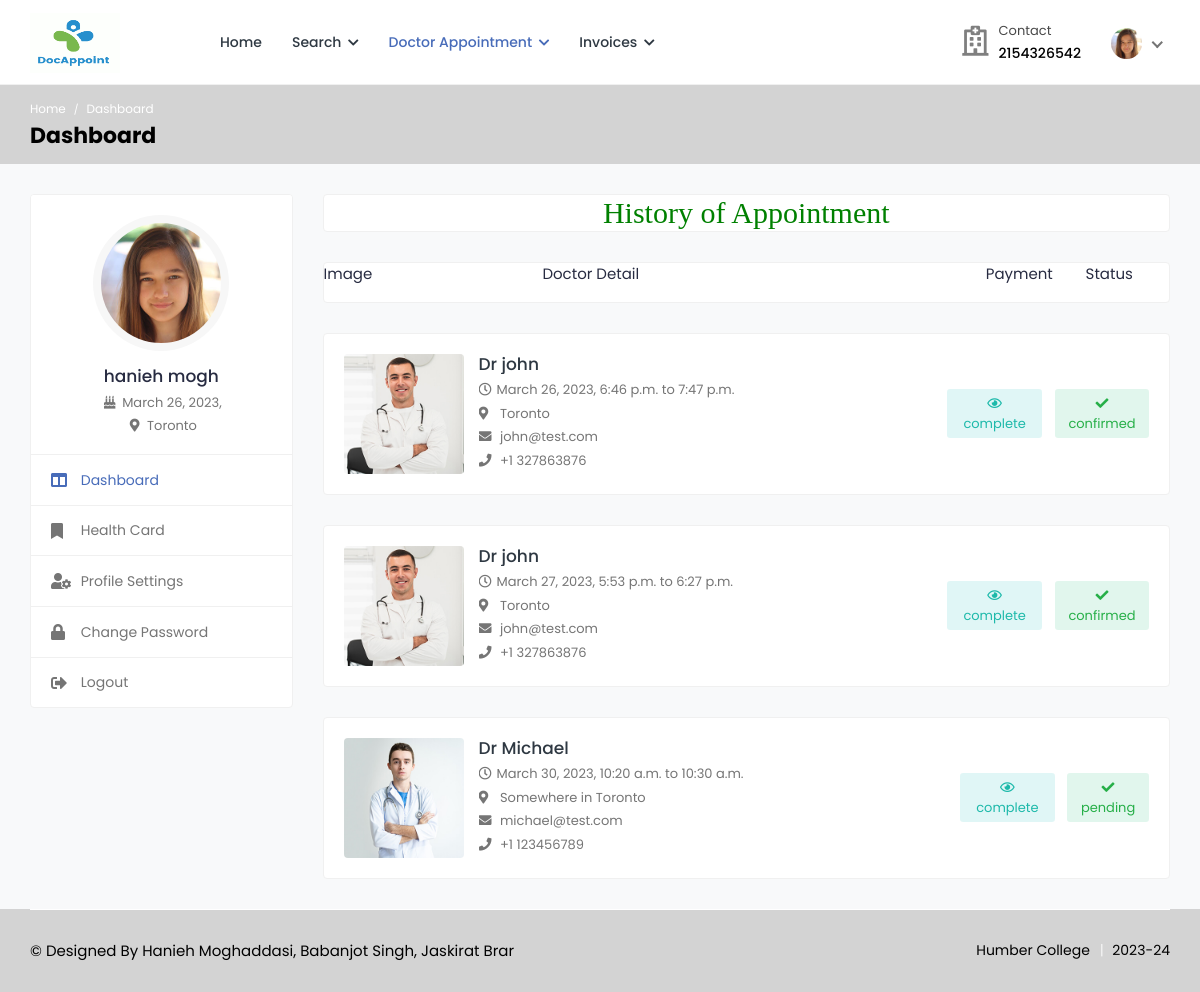
The app's page /history_p_appointment (signed in) with its own data.
### health/models.py (models this page shows, shortened)
class Patient(models.Model):
    user = models.ForeignKey(User,on_delete=models.CASCADE,null=True)
    blood_group = models.CharField(max_length=10,choices=blood_group,null=True, blank=True)
    health_uid = models.CharField(max_length=16,null=True, blank=True)
    ex_year= models.CharField(max_length=10,null=True, blank=True)
    ex_month= models.CharField(max_length=10,null=True, blank=True)
    cvv = models.CharField(max_length=10,null=True, blank=True)
    mobile_no = models.CharField(max_length=10,null=True, blank=True)
    addr = models.CharField(max_length=100,null=True, blank=True)
    card_status = models.CharField(max_length=100,null=True, blank=True)
    date_of_birth = models.DateField(null=True, blank=True)
    image = models.FileField(null=True, blank=True)

class Appointment(models.Model):
    doctor=models.ForeignKey(Doctor, on_delete=models.CASCADE, null=True)
    patient=models.ForeignKey(Patient, on_delete=models.CASCADE, null=True)
    medical=models.ForeignKey(Medical, on_delete=models.CASCADE, null=True)
    a_date=models.DateField(null=True)
    status=models.CharField(max_length=100,null=True)
    p_status=models.CharField(max_length=100,null=True)
    from_time = models.TimeField(null=True, blank=True)
    to_time = models.TimeField(null=True, blank=True)

class Doctor(models.Model):
    status = models.CharField(max_length=100,null=True)
    user = models.ForeignKey(User, on_delete=models.CASCADE, null=True)
    mobile_no = models.CharField(max_length=10, null=True, blank=True)
    addr = models.CharField(max_length=100, null=True, blank=True)
    experience = models.CharField(max_length=100, null=True, blank=True)
    specialist = models.CharField(max_length=100, null=True, blank=True)
    service = models.CharField(max_length=100, null=True, blank=True)
    clinic = models.CharField(max_length=100, null=True, blank=True)
    cl_address = models.CharField(max_length=100, null=True, blank=True)
    daystiming = models.CharField(max_length=100, null=True, blank=True)
    timing = models.CharField(max_length=100, null=True, blank=True)
    price = models.CharField(max_length=100, null=True, blank=True)
    date_of_birth = models.DateField(null=True, blank=True)
    gender = models.CharField(max_length=100,choices=gender,null=True, blank=True)
    biography = models.TextField(null=True, blank=True)
    image = models.FileField(null=True, blank=True)

### health/views.py (the view)
# urls.py: path('history_p_appointment',history_p_appointment,name="history_p_appointment"),
def history_p_appointment(request):
    today_date=datetime.date.today()
    appointment=Appointment.objects.filter(patient=Patient.objects.get(user=request.user))
    return render(
        request,
        'patient/history_appoinment.html',
        context={'data':appointment}
        )

### health/templates/patient/history_appoinment.html (shortened to what this page needs)
{% extends 'patient/sidebar.html' %}
{% load static %}
{% block b %}
<h2 style="font-family:roman;color:green" align="center" class="card">History of Appointment</h2>
        <div class="card">
                    <div class="row">
                        <div class="col-3">
                            <p>
                                Image
                            </p>
                        </div>
                            <div class="col-5">
                                <p >
                                    Doctor Detail
                                </p>
                            </div>
                        <div class="col-4">
                                    <span style="margin-right:5%;margin-left:30%">
                                        Payment
                                    </span>
                                    <span style="margin-left:6%">
                                        Status
                                    </span>
                            </div>
                        </div>
                    </div>
    {% for i in data %}
        <div class="appointments">
                <div class="appointment-list">
                    <div class="profile-info-widget">
                        <a href="#" class="booking-doc-img">
                            {% if  i.doctor.image %}
                            <img src="{{i.doctor.image.url}}" alt="User Image">
                            {% endif %}
                        </a>
                        <div class="profile-det-info" >
                            <h3><a href="#">Dr {{i.doctor.user.first_name}}</a></h3>
                            <div class="patient-details">
                                <h5><i class="far fa-clock"></i>{{i.a_date}}, {{i.from_time}} to {{i.to_time}}</h5>
                                <h5><i class="fas fa-map-marker-alt"></i> {{i.doctor.cl_address}}</h5>
                                <h5><i class="fas fa-envelope"></i> {{i.doctor.user.email}}</h5>
                                <h5 class="mb-0"><i class="fas fa-phone"></i> +1 {{i.doctor.mobile_no}}</h5>
                            </div>
                        </div>
                    </div>
                    <div class="appointment-action">
                        <a href="#" class="btn btn-sm bg-info-light" data-toggle="modal" data-target="#appt_details" style="margin-right:4%">
                            <i class="far fa-eye"></i> {{i.p_status}}
                        </a>
                        <a href="javascript:void(0);" class="btn btn-sm bg-success-light">
                            <i class="fas fa-check"></i>{{i.status}}
                        </a>
                    </div>
                </div>
            </div>
{% endfor %}
{% endblock %}

### health/templates/patient/sidebar.html
{% extends 'patient/base.html' %}
{% block body %}
{% load static %}
			<div class="breadcrumb-bar">
				<div class="container-fluid">
					<div class="row align-items-center">
						<div class="col-md-12 col-12">
							<nav aria-label="breadcrumb" class="page-breadcrumb">
								<ol class="breadcrumb">
									<li class="breadcrumb-item"><a href="index-2.html">Home</a></li>
									<li class="breadcrumb-item active" aria-current="page">Dashboard</li>
								</ol>
							</nav>
							<h2 class="breadcrumb-title">Dashboard</h2>
						</div>
					</div>
				</div>
			</div>
			<div class="content">
				<div class="container-fluid">
					<div class="row">
						<div class="col-md-5 col-lg-4 col-xl-3 theiaStickySidebar">
                            <div class="profile-sidebar">
								<div class="widget-profile pro-widget-content">
									<div class="profile-info-widget">
										<a href="#" class="booking-doc-img">
											{% if request.user.patient_set.all.0.image %}
											<img src="{{request.user.patient_set.all.0.image.url}}" alt="User Image">
											{% endif %}
										</a>
										<div class="profile-det-info">
											<h3>{{request.user.first_name}} {{request.user.last_name}}</h3>
											<div class="patient-details">
												<h5><i class="fas fa-birthday-cake"></i> {{request.user.patient_set.all.0.date_of_birth}},</h5>
												<h5 class="mb-0"><i class="fas fa-map-marker-alt"></i> {{request.user.patient_set.all.0.addr}}</h5>
											</div>
										</div>
									</div>
								</div>
								<div class="dashboard-widget">
									<nav class="dashboard-menu">
										<ul>
											<li class="active">
												<a href="{% url 'dashboard_for_patient' %}">
													<i class="fas fa-columns"></i>
													<span>Dashboard</span>
												</a>
											</li>
											<li>
												<a href="{%  url 'apply_healthcard' %}">
													<i class="fas fa-bookmark"></i>
													<span>Health Card</span>
												</a>
											</li>
											<li>
												<a href="{% url 'profile_for_patient' %}">
													<i class="fas fa-user-cog"></i>
													<span>Profile Settings</span>
												</a>
											</li>
											<li>
												<a href="{% url 'patient_update_password' %}">
													<i class="fas fa-lock"></i>
													<span>Change Password</span>
												</a>
											</li>
											<li>
												<a href="{% url 'logout' %}">
													<i class="fas fa-sign-out-alt"></i>
													<span>Logout</span>
												</a>
											</li>
										</ul>
									</nav>
								</div>
							</div>
						</div>
						<div class="col-md-7 col-lg-8 col-xl-9">
                            {% block b %}
                            {% endblock %}
                            </div>
					</div>
				</div>
			</div>
{% endblock %}

### health/templates/patient/base.html (shortened to what this page needs)
<!DOCTYPE html>
{% load static %}
<html lang="en">
<head>
		<link rel="stylesheet" href="{% static 'user/css/bootstrap.min.css' %}">
		<link rel="stylesheet" href="{% static 'user/plugins/fontawesome/css/fontawesome.min.css' %}">
		<link rel="stylesheet" href="{% static 'user/plugins/fontawesome/css/all.min.css' %}">
		<link rel="stylesheet" href="{% static 'user/css/style.css' %}">
	</head>
	<body>
		<div class="main-wrapper">
			<header class="header">
				<nav class="navbar navbar-expand-lg header-nav">
					<div class="navbar-header">
						<a href="{% url 'home' %}" class="navbar-brand logo">
							<img src="{% static 'user/img/favicon (1).png' %}" class="img-fluid" alt="Logo" style="width:90px;height:60px">
						</a>
					</div>
					<div class="main-menu-wrapper">
						<ul class="main-nav">
							<li>
								<a href="{% url 'dashboard_for_patient' %}">Home</a>
							</li>
							<li class="has-submenu">
								<a href="#">Search <i class="fas fa-chevron-down"></i></a>
							</li>
							<li class="has-submenu active">
								<a href="#"> Doctor Appointment <i class="fas fa-chevron-down"></i></a>
							</li>
							<li class="has-submenu">
								<a href="#">Invoices <i class="fas fa-chevron-down"></i></a>
							</li>
						</ul>
					</div>
					<ul class="nav header-navbar-rht">
						<li class="nav-item contact-item">
							<div class="header-contact-img">
								<i class="far fa-hospital"></i>
							</div>
							<div class="header-contact-detail">
								<p class="contact-header">Contact</p>
								<p class="contact-info-header">{{request.user.patient_set.all.0.mobile_no}}</p>
							</div>
						</li>
						<li class="nav-item dropdown has-arrow logged-item">
							<a href="#" class="dropdown-toggle nav-link" data-toggle="dropdown">
								<span class="user-img">
									{% if request.user.patient_set.all.0.image %}
									<img class="rounded-circle" src="{{request.user.patient_set.all.0.image.url}}" width="31" alt="Ryan Taylor">
									{% endif %}
								</span>
							</a>
						</li>
					</ul>
				</nav>
			</header>
{% block body %}
{% endblock %}
			<footer class="footer">
                <div class="footer-bottom">
					<div class="container-fluid">
						<div class="copyright">
							<div class="row">
								<div class="col-md-6 col-lg-6">
									<div class="copyright-text">
										<p class="mb-0"><a>© Designed By Hanieh Moghaddasi, Babanjot Singh, Jaskirat Brar </a></p>
									</div>
								</div>
								<div class="col-md-6 col-lg-6">
									<div class="copyright-menu">
										<ul class="policy-menu">
											<li><a>Humber College</a></li>
											<li><a>2023-24</a></li>
										</ul>
									</div>
								</div>
							</div>
						</div>
					</div>
				</div>
			</footer>
		</div>
	</body>
</html>

### records on screen
Appointment: doctor.image (picture), doctor.user.first_name "john", a_date "March 26, 2023", from_time "6:46 p.m.", to_time "7:47 p.m.", doctor.cl_address "Toronto", doctor.user.email "john@test.com", doctor.mobile_no "327863876", p_status "complete", status "confirmed"
Appointment: doctor.image (picture), doctor.user.first_name "john", a_date "March 27, 2023", from_time "5:53 p.m.", to_time "6:27 p.m.", doctor.cl_address "Toronto", doctor.user.email "john@test.com", doctor.mobile_no "327863876", p_status "complete", status "confirmed"
Appointment: doctor.image (picture), doctor.user.first_name "Michael", a_date "March 30, 2023", from_time "10:20 a.m.", to_time "10:30 a.m.", doctor.cl_address "Somewhere in Toronto", doctor.user.email "michael@test.com", doctor.mobile_no "123456789", p_status "complete", status "pending"

### other values on screen
{{ request.user.patient_set.all.0.mobile_no }} "2154326542"
{{ request.user.first_name }} "hanieh"
{{ request.user.last_name }} "mogh"
{{ request.user.patient_set.all.0.date_of_birth }} "March 26, 2023"
{{ request.user.patient_set.all.0.addr }} "Toronto"
